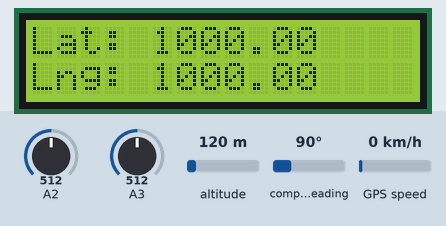
Simulated run of this sketch. Board: Arduino Uno, built with avr-gcc and run on an emulated ATmega328P. On the bench: 16×2 character LCD. The inputs (shaded band) are chosen by the test bench; at power-on: A2 = 512, A3 = 512, altitude 120 m, compass heading 90°, GPS speed 0 km/h. The GPS gets a fix after 3 s at 37.7749, -122.4194 with 8 satellites.

Above: at 1.2 s.
1.3 s: A2 set to 529
At 3.2 s:
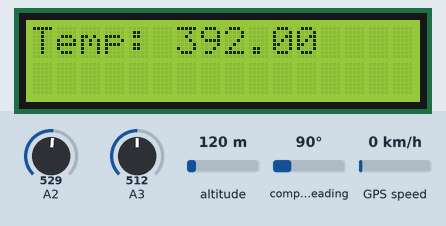
3.5 s: A2 set to 502
At 6.2 s:
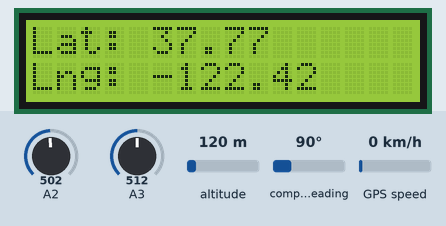
6.5 s: A2 set to 522
At 8.2 s:
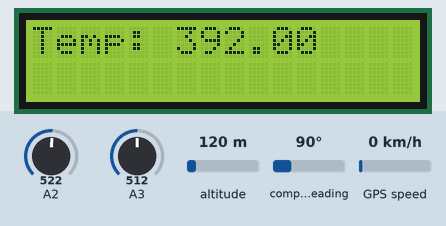
8.6 s: A3 set to 716
At 10.0 s:
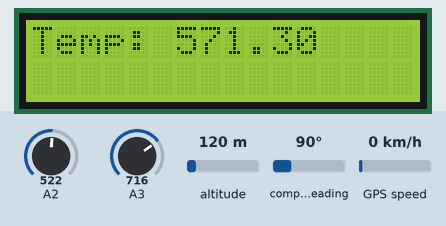
10.6 s: A3 set to 502
At 11.9 s:
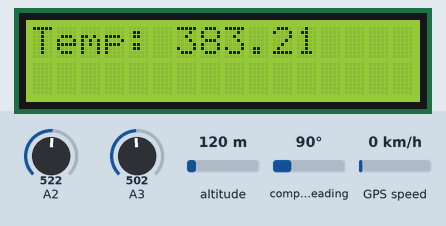
12.6 s: A3 set to 522
At 13.7 s:
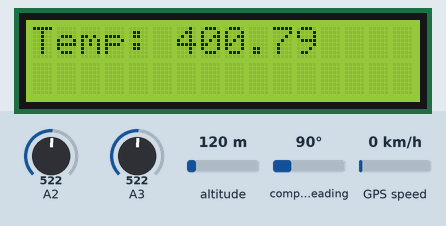
Timing chart, 0 to 15.6 s (numbered marks = the images above; inputs shaded):
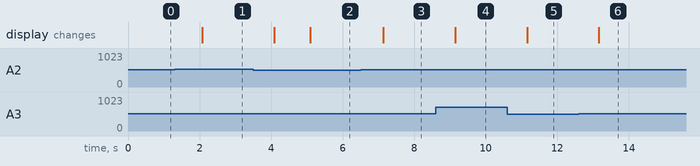

The sketch:

LCD_gps_tmp.ino
```cpp
#include <SoftwareSerial.h>
#include <LiquidCrystal.h>
#include <TinyGPS.h>

TinyGPS gps;
SoftwareSerial ss(9, 10);

LiquidCrystal lcd(2, 4, 5, 6, 7, 8);

float voltage;
float tempC;
float tempF;
int potVal = 0;

void setup()
{
  Serial.begin(115200);
  ss.begin(9600);
  lcd.begin(16, 2);
}

void loop(){
  checkPot();
  if (potVal > 512){
    checkTemp();
    lcd.clear();
    lcd.setCursor(0, 0);
    lcd.print("Temp: ");
    lcd.print(tempF);
    delay(1000);
  }
  else {
    float flat, flon;
    gps.f_get_position(&flat, &flon);
    lcd.clear();
    lcd.setCursor(0, 0);
    lcd.print("Lat: ");
    lcd.print(flat);
    lcd.setCursor(0, 1);
    lcd.print("Lng: ");
    lcd.print(flon);
    smartdelay(1000);
  }
}

static void smartdelay(unsigned long ms)
{
  unsigned long start = millis();
  do
  {
    while (ss.available())
      gps.encode(ss.read());
  }
  while (millis() - start < ms);
}

void checkTemp(){
  voltage = analogRead(3) * 5.0;
  voltage /= 1024.0;
  tempC = (voltage - 0.5) * 100;
  tempF = (tempC * 9.0 / 5.0) + 32.0;
}

void checkPot(){
  potVal = analogRead(2);
}
```

Measured:
- the behaviour switches between 512 and 513 on A2 (found by bisection; images 0 and 1)
- after the input at 1.3 s, the display: changes after 0.78 s (image 1)
- after the input at 3.5 s, the display: first changes after 0.59 s (image 2 shows a later state)
- after the input at 6.5 s, the display: changes after 0.64 s (image 3)
- after the input at 8.6 s, the display: changes after 0.55 s (image 4)
- after the input at 10.6 s, the display: changes after 0.56 s (image 5)
- after the input at 12.6 s, the display: changes after 0.57 s (image 6)
